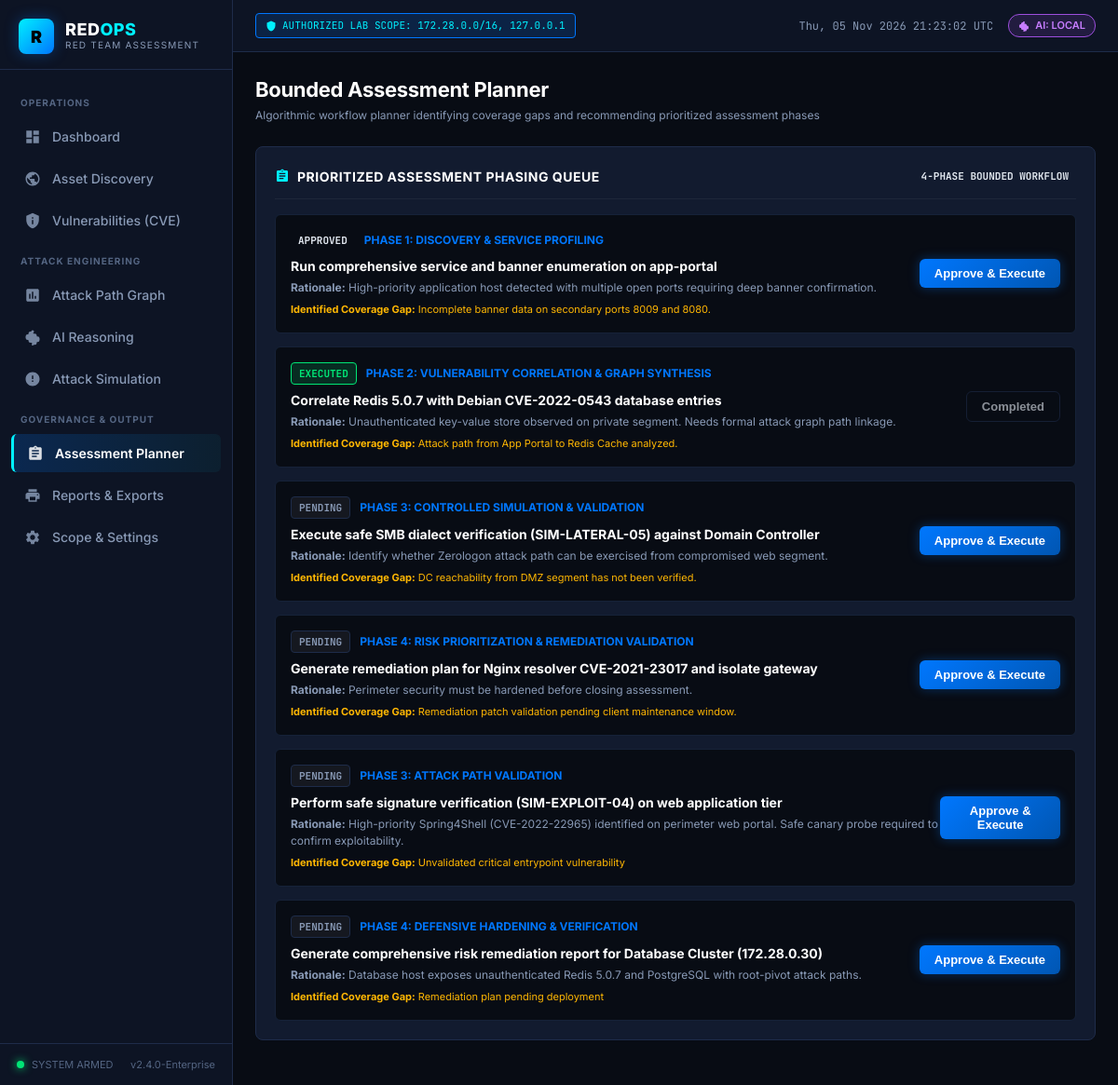
Screenshot of /planner with the database file from the repository.
### tables this page shows
CREATE TABLE assessment_plans (
            id INTEGER PRIMARY KEY AUTOINCREMENT,
            phase_name TEXT NOT NULL,
            target_ip TEXT,
            recommended_action TEXT NOT NULL,
            rationale TEXT NOT NULL,
            status TEXT DEFAULT 'PENDING', -- PENDING, APPROVED, EXECUTED, SKIPPED
            coverage_gap TEXT,
            created_at TIMESTAMP DEFAULT CURRENT_TIMESTAMP
        );

### routes/planner_routes.py (the view)
@planner_bp.route("/planner")
def planner_page():
    plans = PlannerService.analyze_coverage_and_plan()
    return render_template("planner.html", active_page="planner", plans=plans)

### database/db.py (called while the page is built)
def dict_factory(cursor, row):
    fields = [column[0] for column in cursor.description]
    return {key: value for key, value in zip(fields, row)}

def get_db_connection():
    os.makedirs(os.path.dirname(Config.DATABASE_PATH), exist_ok=True)
    conn = sqlite3.connect(Config.DATABASE_PATH)
    conn.row_factory = dict_factory
    conn.execute("PRAGMA foreign_keys = ON")
    return conn

def log_audit(action: str, target: str = None, details: str = None, user_id: str = "security_lead"):
    try:
        conn = get_db_connection()
        conn.execute(
            "INSERT INTO audit_logs (action, user_id, target, details) VALUES (?, ?, ?, ?)",
            (action, user_id, target, details)
        )
        conn.commit()
        conn.close()
    except Exception as e:
        print(f"[AUDIT_ERROR] Failed to log audit event: {e}")

### models/audit.py (called while the page is built)
    @staticmethod
    def get_all():
        conn = get_db_connection()
        plans = conn.execute("SELECT * FROM assessment_plans ORDER BY id ASC").fetchall()
        conn.close()
        return plans

### templates/planner.html (shortened to what this page needs)
{% extends "base.html" %}
{% block content %}
<div class="page-header">
    <div>
        <h1 class="page-title">Bounded Assessment Planner</h1>
        <div class="page-subtitle">Algorithmic workflow planner identifying coverage gaps and recommending prioritized assessment phases</div>
    </div>
</div>
<div class="cyber-card" style="margin-bottom:24px;">
    <div class="cyber-card-header">
        <div class="cyber-card-title">
            Prioritized Assessment Phasing Queue
        </div>
        <span class="badge badge-cyan">4-PHASE BOUNDED WORKFLOW</span>
    </div>
    <div style="display:flex; flex-direction:column; gap:14px;">
        {% for p in plans %}
        <div style="background:#080c14; border:1px solid #162238; border-radius:6px; padding:16px; display:flex; justify-content:space-between; align-items:center;">
            <div style="max-width:700px;">
                <div style="display:flex; align-items:center; gap:10px; margin-bottom:6px;">
                    <span class="badge {% if p.status == 'EXECUTED' %}badge-success{% elif p.status == 'APPROVED' %}badge-cyan{% else %}badge-neutral{% endif %}">
                        {{ p.status }}
                    </span>
                    <span style="font-size:12px; font-weight:700; color:var(--accent-blue); text-transform:uppercase;">
                        {{ p.phase_name }}
                    </span>
                </div>
                <div style="font-size:14px; font-weight:700; color:#fff; margin-bottom:4px;">
                    {{ p.recommended_action }}
                </div>
                <div style="font-size:12px; color:var(--text-muted); margin-bottom:6px;">
                    <b>Rationale:</b> {{ p.rationale }}
                </div>
                {% if p.coverage_gap %}
                <div style="font-size:11px; color:#ffb703;">
                    <b>Identified Coverage Gap:</b> {{ p.coverage_gap }}
                </div>
                {% endif %}
            </div>
            <div>
                {% if p.status != 'EXECUTED' %}
                <button class="btn btn-primary btn-execute-plan" data-plan-id="{{ p.id }}">
                    Approve & Execute
                </button>
                {% else %}
                <button class="btn btn-outline" disabled style="opacity:0.6;">
                    Completed
                </button>
                {% endif %}
            </div>
        </div>
        {% endfor %}
    </div>
</div>
{% endblock %}

### static/css/style.css (style rules this page uses)
:root { --bg-primary: #080c14; --bg-secondary: #0d1424; --bg-card: #121b2f; --bg-card-hover: #17233d; --bg-elevated: #1a2744; --border-color: #1e2c4a; --border-glow: rgba(0, 240, 255, 0.25); --accent-cyan: #00f0ff; --accent-blue: #0077fe; --accent-blue-glow: rgba(0, 119, 254, 0.35); --accent-purple: #9d4edd; --severity-critical: #ff2a5f; --severity-critical-glow: rgba(255, 42, 95, 0.4); --severity-high: #ff7700; --severity-high-glow: rgba(255, 119, 0, 0.35); --severity-medium: #ffb703; --severity-low: #00b4d8; --status-success: #00e676; --status-success-glow: rgba(0, 230, 118, 0.35); --text-main: #e2e8f0; --text-muted: #8899b5; --text-dim: #546582; --font-sans: 'Inter', -apple-system, BlinkMacSystemFont, "Segoe UI", Roboto, sans-serif; --font-mono: 'JetBrains Mono', 'Fira Code', Consolas, monospace; }
* { box-sizing: border-box; margin: 0; padding: 0; }
body { background-color: var(--bg-primary); color: var(--text-main); font-family: var(--font-sans); font-size: 14px; line-height: 1.5; overflow-x: hidden; height: 100vh; display: flex; }
.page-header { display: flex; align-items: center; justify-content: space-between; margin-bottom: 24px; }
.page-title { font-size: 22px; font-weight: 700; color: #fff; letter-spacing: -0.3px; }
.page-subtitle { font-size: 12px; color: var(--text-muted); margin-top: 2px; }
.cyber-card { background: var(--bg-card); border: 1px solid var(--border-color); border-radius: 8px; padding: 20px; transition: all 0.25s ease; position: relative; overflow: hidden; }
.cyber-card-header { display: flex; align-items: center; justify-content: space-between; margin-bottom: 16px; border-bottom: 1px solid rgba(255, 255, 255, 0.05); padding-bottom: 12px; }
.cyber-card-title { font-size: 14px; font-weight: 700; color: #fff; text-transform: uppercase; letter-spacing: 0.5px; display: flex; align-items: center; gap: 8px; }
.badge { display: inline-flex; align-items: center; padding: 3px 8px; border-radius: 4px; font-size: 11px; font-weight: 700; font-family: var(--font-mono); text-transform: uppercase; }
.badge-success { background: rgba(0, 230, 118, 0.15); border: 1px solid var(--status-success); color: var(--status-success); }
.badge-neutral { background: rgba(255, 255, 255, 0.05); border: 1px solid var(--border-color); color: var(--text-muted); }
.btn { display: inline-flex; align-items: center; justify-content: center; gap: 8px; padding: 8px 16px; border-radius: 6px; font-size: 13px; font-weight: 600; cursor: pointer; transition: all 0.2s ease; border: none; text-decoration: none; }
.btn-primary { background: linear-gradient(135deg, var(--accent-blue), #0056b3); color: #fff; box-shadow: 0 0 12px var(--accent-blue-glow); }
.btn-outline { background: transparent; border: 1px solid var(--border-color); color: var(--text-main); }

### rows the page displays
assessment_plans: status "APPROVED", phase_name "PHASE 1: DISCOVERY & SERVICE PROFILING", recommended_action "Run comprehensive service and banner enumeration on app-portal", rationale "High-priority application host detected with multiple open ports requiring deep banner confirmation.", coverage_gap "Incomplete banner data on secondary ports 8009 and 8080."
assessment_plans: status "EXECUTED", phase_name "PHASE 2: VULNERABILITY CORRELATION & GRAPH SYNTHESIS", recommended_action "Correlate Redis 5.0.7 with Debian CVE-2022-0543 database entries", rationale "Unauthenticated key-value store observed on private segment. Needs formal attack graph path linkage.", coverage_gap "Attack path from App Portal to Redis Cache analyzed.", shows "Completed"
assessment_plans: status "PENDING", phase_name "PHASE 3: CONTROLLED SIMULATION & VALIDATION", recommended_action "Execute safe SMB dialect verification (SIM-LATERAL-05) against Domain Controller", rationale "Identify whether Zerologon attack path can be exercised from compromised web segment.", coverage_gap "DC reachability from DMZ segment has not been verified."
assessment_plans: status "PENDING", phase_name "PHASE 4: RISK PRIORITIZATION & REMEDIATION VALIDATION", recommended_action "Generate remediation plan for Nginx resolver CVE-2021-23017 and isolate gateway", rationale "Perimeter security must be hardened before closing assessment.", coverage_gap "Remediation patch validation pending client maintenance window."
assessment_plans: status "PENDING", phase_name "PHASE 3: ATTACK PATH VALIDATION", recommended_action "Perform safe signature verification (SIM-EXPLOIT-04) on web application tier", rationale "High-priority Spring4Shell (CVE-2022-22965) identified on perimeter web portal. Safe canary probe required to confirm exploitability.", coverage_gap "Unvalidated critical entrypoint vulnerability"
assessment_plans: status "PENDING", phase_name "PHASE 4: DEFENSIVE HARDENING & VERIFICATION", recommended_action "Generate comprehensive risk remediation report for Database Cluster (172.28.0.30)", rationale "Database host exposes unauthenticated Redis 5.0.7 and PostgreSQL with root-pivot attack paths.", coverage_gap "Remediation plan pending deployment"

### other values shown
{{ app_version }} "v2.4.0-Enterprise"
{{ ai_provider.upper() }} "LOCAL"
